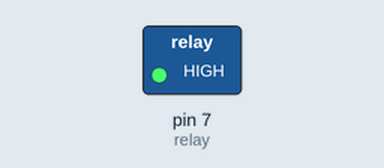
A sketch run on a simulated Arduino Uno, built with avr-gcc and run on an emulated ATmega328P. Parts: switched loads named in the sketch (green lamp = pin HIGH).

Above: at 0.1 s.
Timing chart, 0 to 1.6 s (numbered marks = the images above):
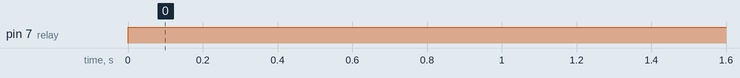

The sketch:

relay.ino
```cpp
const int relay = 7;

void setup() {
  // put your setup code here, to run once:
  pinMode(relay, OUTPUT);
}

void loop() {
  // put your main code here, to run repeatedly:
  digitalWrite(relay,HIGH);
}
```

Measured:
- by itself, pin 7 (relay): LOW → HIGH at 0.00 s
